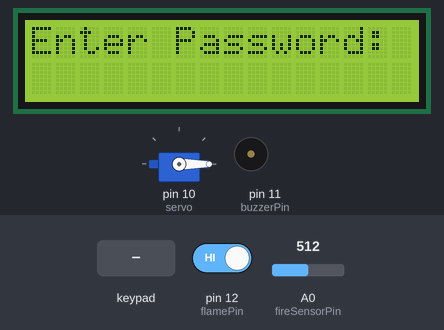
Simulated run of this sketch. Board: Arduino Uno, built with avr-gcc and run on an emulated ATmega328P. On the bench: 16×2 character LCD, servo, buzzer (waves = sounding, pin HIGH). The test bench sets the inputs (shaded band); at power-on: pin 12 (flamePin) HIGH, A0 (fireSensorPin) = 512.

Above: at 1.2 s.
1.3 s: keypad keys 1 2 3 4 # pressed 0.4 s apart
At 3.9 s:
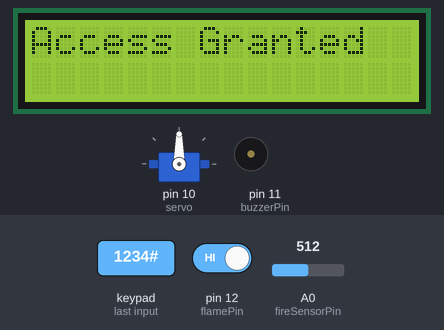
7.8 s: pin 12 (flamePin) driven HIGH
9.4 s: key '#' pressed
At 10.1 s:
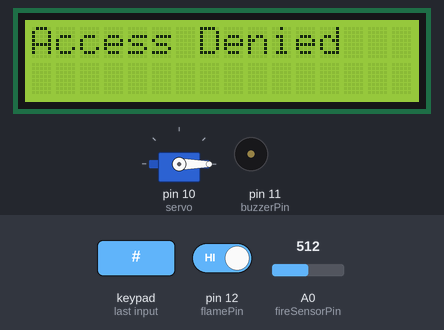
12.4 s: pin 12 (flamePin) driven LOW
At 13.3 s:
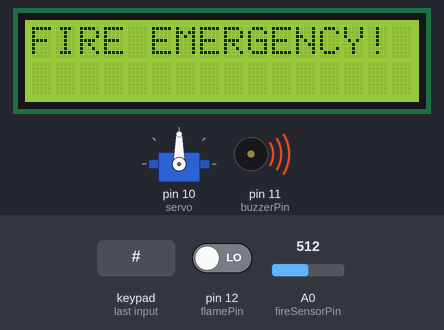
Timing chart, 0 to 14.9 s (numbered marks = the images above; inputs shaded):
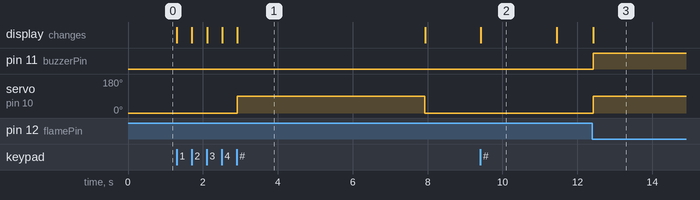

The sketch:

project_finalised.ino
```cpp
#include <Wire.h>
#include <LiquidCrystal_I2C.h>
#include <Servo.h>
#include <Keypad.h>

// LCD setup
LiquidCrystal_I2C lcd(0x27, 2, 1, 0, 4, 5, 6, 7, 3, POSITIVE);

// Servo setup
Servo servo;

// Keypad setup
const byte ROWS = 4;
const byte COLS = 4;
char keys[ROWS][COLS] = {
  {'1', '2', '3', 'A'},
  {'4', '5', '6', 'B'},
  {'7', '8', '9', 'C'},
  {'*', '0', '#', 'D'}
};
byte rowPins[ROWS] = {9, 8, 7, 6};
byte colPins[COLS] = {5, 4, 3, 2};
Keypad keypad = Keypad(makeKeymap(keys), rowPins, colPins, ROWS, COLS);

// Fire sensor and buzzer setup
const int fireSensorPin = A0;
const int flamePin = 12;
const int buzzerPin = 11;

// Servo position
const int lockedPosition = 0;
const int unlockedPosition = 90;

// Password setup
String password = "1234";  // Set password
String inputPassword = "";

void setup() {
  pinMode(fireSensorPin, INPUT);
  pinMode(flamePin, INPUT);
  pinMode(buzzerPin, OUTPUT);

  lcd.begin(16, 2); // Initialize LCD
  lcd.backlight();  // Turn on LCD backlight
  servo.attach(10);
  servo.write(lockedPosition);

  lcd.setCursor(0, 0);
  lcd.print("Enter Password:");
}

void loop() {
  int fireValue = analogRead(fireSensorPin);
  int flameStatus = digitalRead(flamePin);

  // Check for fire emergency
  if (flameStatus == LOW) { // Flame or fire detected
    lcd.clear();
    lcd.setCursor(0, 0);
    lcd.print("FIRE EMERGENCY!");
    servo.write(unlockedPosition);
    digitalWrite(buzzerPin, HIGH);
    delay(10000); // Keep the door open for 10 seconds
    digitalWrite(buzzerPin, LOW);
    servo.write(lockedPosition);
    lcd.clear();
    lcd.setCursor(0, 0);
    lcd.print("Enter Password:");
  } else {
    char key = keypad.getKey();
    if (key) {
      if (key == '#') {  // Submit password with '#'
        if (inputPassword == password) {
          lcd.clear();
          lcd.setCursor(0, 0);
          lcd.print("Access Granted");
          servo.write(unlockedPosition);
          delay(5000); // Keep the door open for 5 seconds
          servo.write(lockedPosition);
          lcd.clear();
          lcd.setCursor(0, 0);
          lcd.print("Enter Password:");
        } else {
          lcd.clear();
          lcd.setCursor(0, 0);
          lcd.print("Access Denied");
          delay(2000);
          lcd.clear();
          lcd.setCursor(0, 0);
          lcd.print("Enter Password:");
        }
        inputPassword = "";
      } else if (key == '*') {  // Clear input with '*'
        inputPassword = "";
        lcd.setCursor(0, 1);
        lcd.print("                "); // Clear the line
      } else {
        inputPassword += key;
        lcd.setCursor(0, 1);
        for (int i = 0; i < inputPassword.length(); i++) {
          lcd.setCursor(i, 1);
          lcd.print("*");
        }
      }
    }
  }
}
```

Measured:
- after the input at 1.3 s, servo on pin 10 (servo): 0° → 90° after 1.6 s; the display: first changes at once (image 1 shows a later state)
- after the input at 9.4 s, the display: changes at once (image 2)
- after the input at 12.4 s, pin 11 (buzzerPin): LOW → HIGH at once; servo on pin 10 (servo): 0° → 90° at once; the display: changes at once (image 3)
- what the display in image 2 shows lasts 2.0 s, from 9.4 s to 11.4 s
